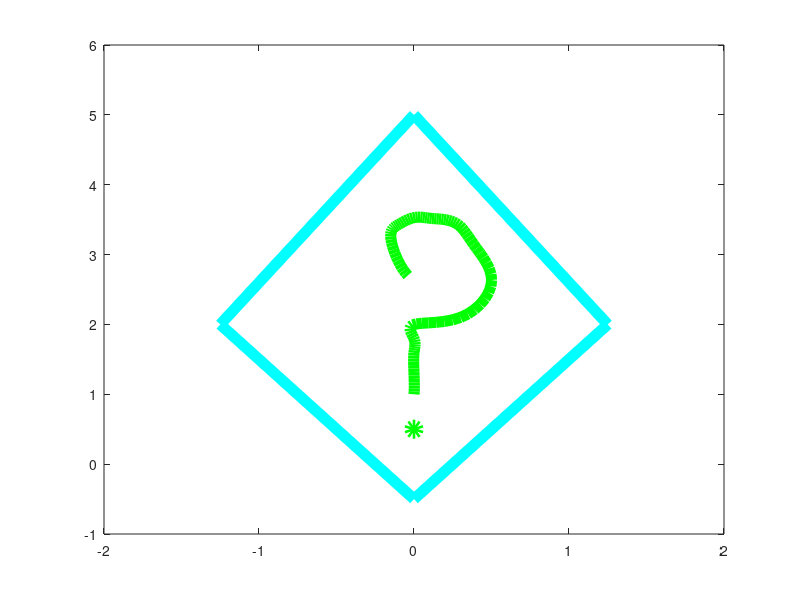

Source code (MATLAB):
    clf
    x = [0, 0 , 0 , 0 , 0 , 0.3 , 0.5 , 0.4 , 0.3 , 0.2 , 0.1 , 0 , -0.1 , -0.15, -0.12,-0.04];
    y = [0,0.3, 0.6 , 0.8 , 1   , 1.1 , 1.6 , 2.1 , 2.4,2.5 ,2.52, 2.53 , 2.43 , 2.3, 2,1.7];
    
    y = y + 1;
    t = 1:length(x);
    puntox = 0;
    puntoy = 0.5;
    th = linspace(1, length(x));
    xh = interp1(t, x,th, 'spline');
    yh = interp1(t, y,th, 'spline');
    plot(xh, yh, 'g', 'linewidth', 8);
    hold on;
    %plot(x, y, 'ro', 'linewidth', 8);
    plot(puntox,puntoy,'go', 'linewidth', 8);
    xcir = [0, 1.25 , 0 , -1.25 , 0];
    ycir = [-0.5, 2 , 5 , 2 , -0.5];
    plot(xcir,ycir,'r', 'linewidth', 8);
    axis([-2 2 -1 6]) 
    whitebg('k');
    
